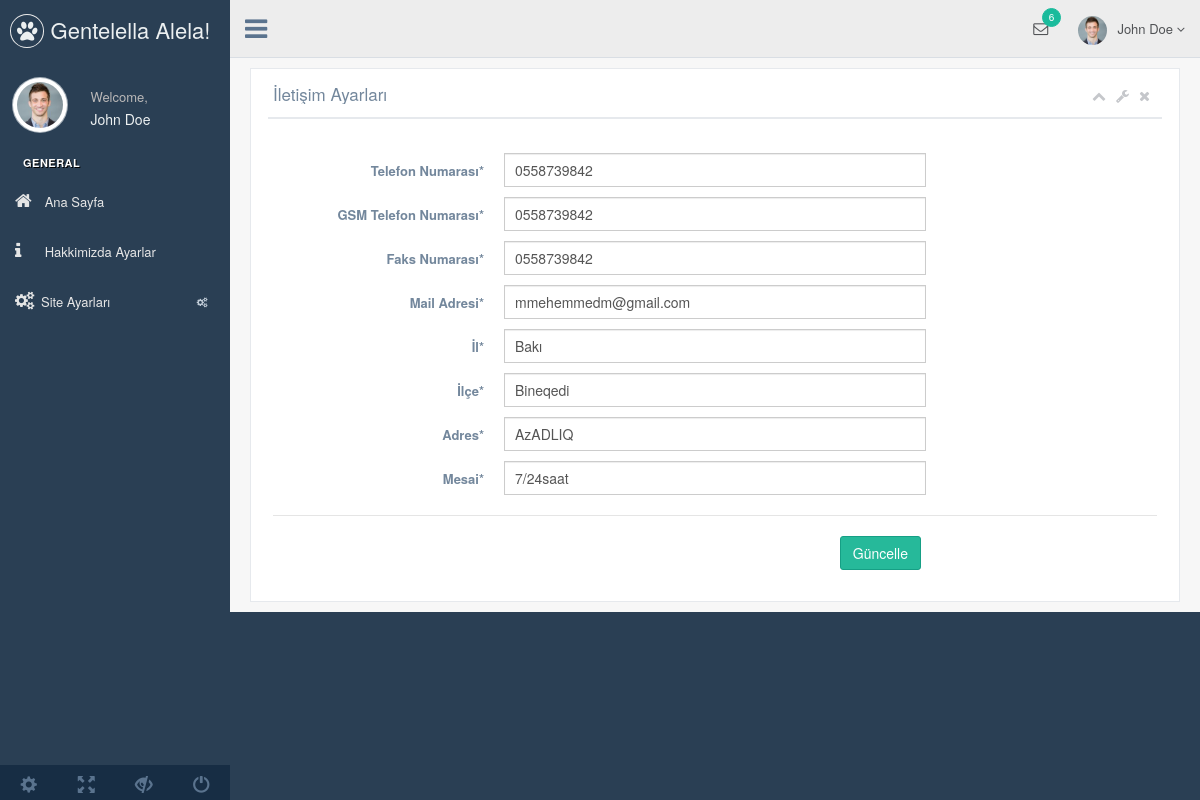
Screenshot of /nedmin/production/iletisim-ayar.php with the database file from the repository.
### tables this page shows
CREATE TABLE `ayar` (
  `ayar_id` int(11) NOT NULL,
  `ayar_logo` varchar(255) NOT NULL,
  `ayar_tittle` varchar(255) NOT NULL,
  `ayar_description` varchar(255) NOT NULL,
  `ayar_keywords` varchar(255) NOT NULL,
  `ayar_author` varchar(255) NOT NULL,
  `ayar_tel` varchar(50) NOT NULL,
  `ayar_gsm` varchar(50) NOT NULL,
  `ayar_faks` varchar(50) NOT NULL,
  `ayar_mail` varchar(50) NOT NULL,
  `ayar_ilce` varchar(50) NOT NULL,
  `ayar_il` varchar(50) NOT NULL,
  `ayar_adres` varchar(255) NOT NULL,
  `ayar_mesai` varchar(255) NOT NULL,
  `ayar_maps` varchar(255) NOT NULL,
  `ayar_analystic` varchar(50) NOT NULL,
  `ayar_zopim` varchar(255) NOT NULL,
  `ayar_facebook` varchar(255) NOT NULL,
  `ayar_twitter` varchar(255) NOT NULL,
  `ayar_google` varchar(255) NOT NULL,
  `ayar_youtube` varchar(255) NOT NULL,
  `ayar_smtphost` varchar(50) NOT NULL,
  `ayar_smtpuser` varchar(50) NOT NULL,
  `ayar_smtppassword` varchar(50) NOT NULL,
  `ayar_smtpport` varchar(50) NOT NULL,
  `ayar_bakim` enum('0','1') NOT NULL DEFAULT '1'
);

### nedmin/production/iletisim-ayar.php (the view, shortened to what this page needs)
<?php
include 'header.php';
?>
<div class="right_col" role="main">
  <div class="">
    <div class="row">
      <div class="col-md-12 col-sm-12 col-xs-12">
        <div class="x_panel">
          <div class="x_title">
            <h2>İletişim Ayarları</h2>
            <ul class="nav navbar-right panel_toolbox">
              <li><a class="collapse-link"><i class="fa fa-chevron-up"></i></a>
              </li>
              <li class="dropdown">
                <a href="#" class="dropdown-toggle" data-toggle="dropdown" role="button" aria-expanded="false"><i class="fa fa-wrench"></i></a>
              </li>
              <li><a class="close-link"><i class="fa fa-close"></i></a>
              </li>
            </ul>
            <div class="clearfix"></div>
          </div>
          <div class="x_content">
            <br />
            <form action="../netting/islem.php" method="POST" id="demo-form2" data-parsley-validate class="form-horizontal form-label-left">
              <div class="form-group">
                <label class="control-label col-md-3 col-sm-3 col-xs-12" for="first-name">Telefon Numarası<span class="required">*</span>
                </label>
                <div class="col-md-6 col-sm-6 col-xs-12">
                  <input type="text" value="<?php echo $ayarcek['ayar_tel'] ?>" name="ayar_tel" id="first-name" required="required" class="form-control col-md-7 col-xs-12">
                </div>
              </div>
              <div class="form-group">
                <label class="control-label col-md-3 col-sm-3 col-xs-12" for="first-name">GSM Telefon Numarası<span class="required">*</span>
                </label>
                <div class="col-md-6 col-sm-6 col-xs-12">
                  <input type="text" value="<?php echo $ayarcek['ayar_gsm'] ?>" name="ayar_gsm" id="first-name" required="required" class="form-control col-md-7 col-xs-12">
                </div>
              </div>
              <div class="form-group">
                <label class="control-label col-md-3 col-sm-3 col-xs-12" for="first-name">Faks Numarası<span class="required">*</span>
                </label>
                <div class="col-md-6 col-sm-6 col-xs-12">
                  <input type="text" value="<?php echo $ayarcek['ayar_faks'] ?>" name="ayar_faks" id="first-name" required="required" class="form-control col-md-7 col-xs-12">
                </div>
              </div>
              <div class="form-group">
                <label class="control-label col-md-3 col-sm-3 col-xs-12" for="first-name">Mail Adresi<span class="required">*</span>
                </label>
                <div class="col-md-6 col-sm-6 col-xs-12">
                  <input type="email" value="<?php echo $ayarcek['ayar_mail'] ?>" name="ayar_mail" id="first-name" required="required" class="form-control col-md-7 col-xs-12">
                </div>
              </div>
              <div class="form-group">
                <label class="control-label col-md-3 col-sm-3 col-xs-12" for="first-name">İl<span class="required">*</span>
                </label>
                <div class="col-md-6 col-sm-6 col-xs-12">
                  <input type="text" value="<?php echo $ayarcek['ayar_il'] ?>" name="ayar_il" id="first-name" required="required" class="form-control col-md-7 col-xs-12">
                </div>
              </div>
              <div class="form-group">
                <label class="control-label col-md-3 col-sm-3 col-xs-12" for="first-name">İlçe<span class="required">*</span>
                </label>
                <div class="col-md-6 col-sm-6 col-xs-12">
                  <input type="text" value="<?php echo $ayarcek['ayar_ilce'] ?>" name="ayar_ilce" id="first-name" required="required" class="form-control col-md-7 col-xs-12">
                </div>
              </div>
              <div class="form-group">
                <label class="control-label col-md-3 col-sm-3 col-xs-12" for="first-name">Adres<span class="required">*</span>
                </label>
                <div class="col-md-6 col-sm-6 col-xs-12">
                  <input type="text" value="<?php echo $ayarcek['ayar_adres'] ?>" name="ayar_adres" id="first-name" required="required" class="form-control col-md-7 col-xs-12">
                </div>
              </div>
              <div class="form-group">
                <label class="control-label col-md-3 col-sm-3 col-xs-12" for="first-name">Mesai<span class="required">*</span>
                </label>
                <div class="col-md-6 col-sm-6 col-xs-12">
                  <input type="text" value="<?php echo $ayarcek['ayar_mesai'] ?>" name="ayar_mesai" id="first-name" required="required" class="form-control col-md-7 col-xs-12">
                </div>
              </div>
              <div class="ln_solid"></div>
              <div class="form-group">
                <div align="right" class="col-md-6 col-sm-6 col-xs-12 col-md-offset-3">
                  <button type="submit" name="iletisimayarkaydet" class="btn btn-success">Güncelle</button>
                </div>
              </div>
            </form>
          </div>
        </div>
      </div>
    </div>

### rows the page displays
ayar: ayar_tel "0558739842", ayar_gsm "0558739842", ayar_faks "0558739842", ayar_mail "mmehemmedm@gmail.com", ayar_il "Bakı", ayar_ilce "Bineqedi", ayar_adres "AzADLIQ", ayar_mesai "7/24saat"
